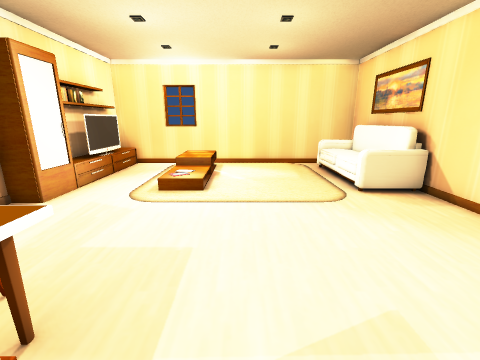
View 1 (above)

13 first-person views from a walk through a 3-D level made in the Unity game engine. The camera is 1.2 m above the floor, tilts 14° down and sees 90° across. The floor is counted in squares, 0.5 m on a side. Each view is taken from the middle of a square. On the plan, view 1 faces up. The plan holds only what a view shows up to about 17 squares ahead; the rest is blank. Some animated figures are not drawn.

View 2
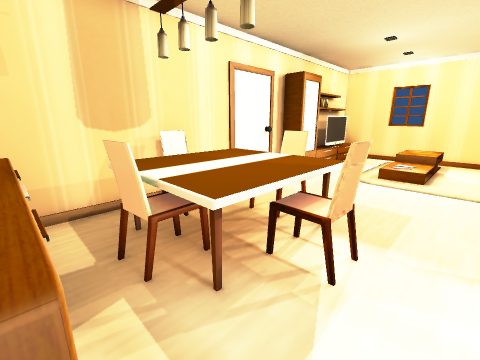

View 3
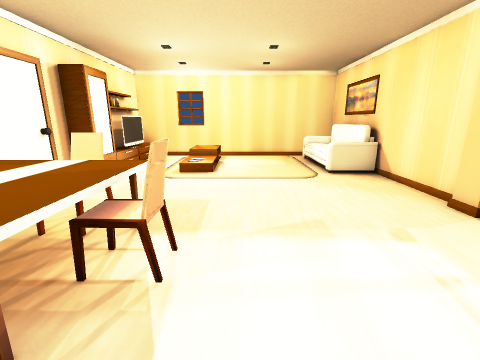

View 4
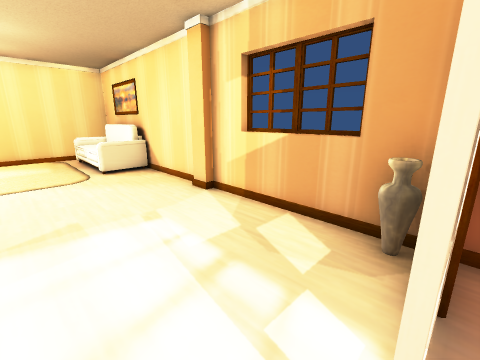

View 5
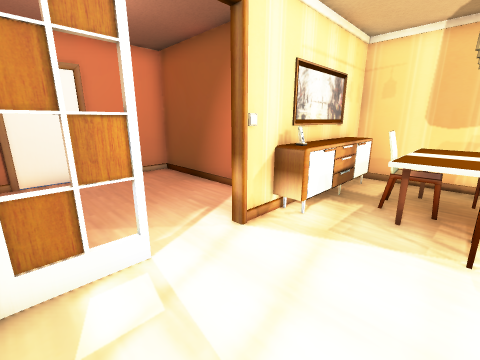

View 6
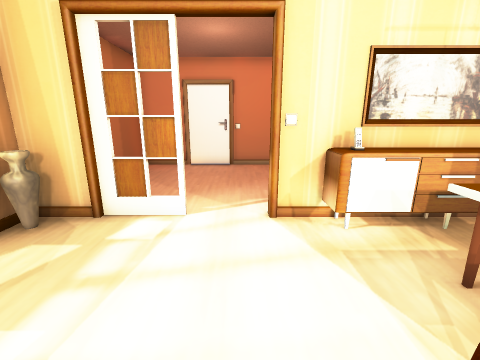

View 7
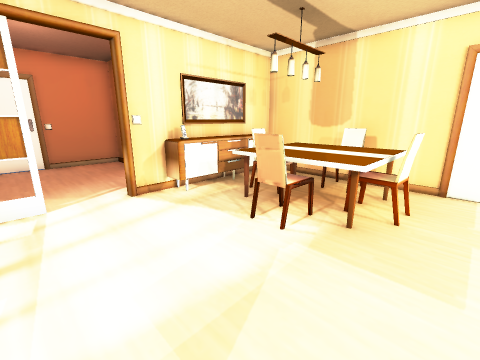

View 8
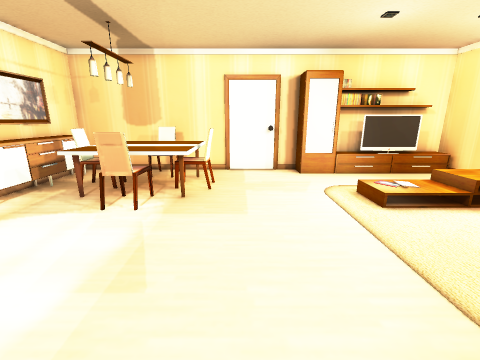

View 9
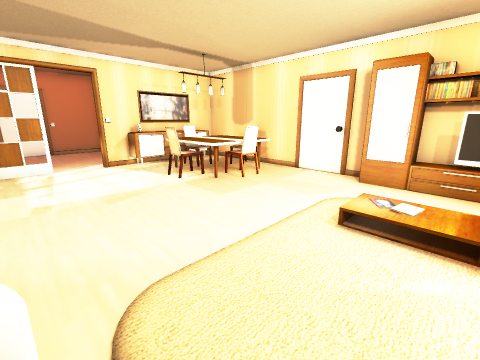

View 10
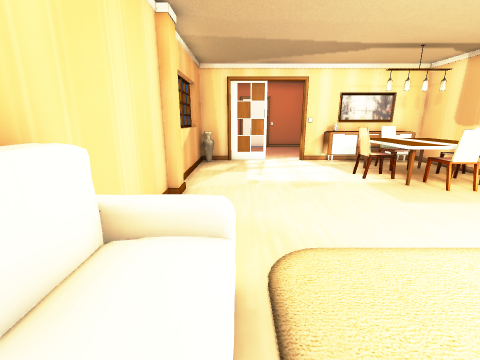

View 11
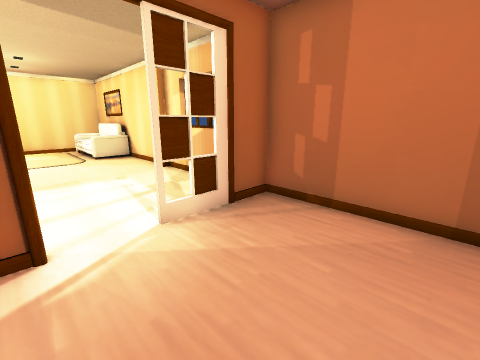

View 12
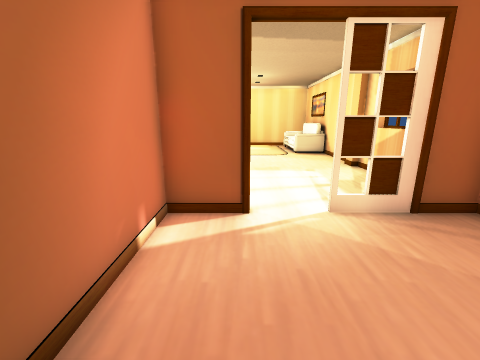

View 13
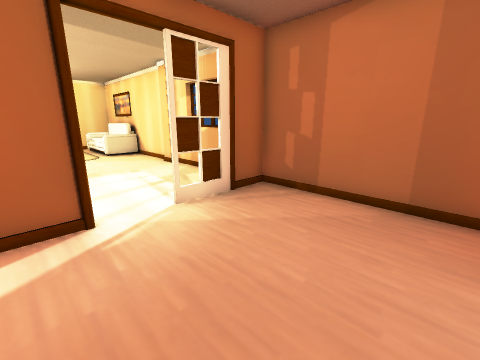

### Floor plan
Key: @ floor where view 1 was taken; # wall or solid block; . main floor; : floor 0.25 m higher than the main floor; + floor 0.5 m higher than the main floor; / step, stairs or slope; = window, fence, low wall or low ledge; ^ raised ledge; T table; H thing the floor can be seen under or through; O other object.
Columns run from 7 left of view 1 to 7 right of it. Each row starts with its distance up from view 1.
 14 ####=########
 13 #O.. /.    =##
 12 ##../+.    O##
 11 ##../+.    .O#
 10 ##../:.    .O#
  9 ##../:.    .O#
  8 ##..//.    ==#
  7 ##...........#
  6 #............#
  5 #............#
  4 #............#
  3 #..##........#
  2 #TTTTT.......#
  1 ##TTTT#......##
  0 #TTTTT#@.....=#
 -1 #TTTTT.......=#
 -2 #..##........##
 -3 #^^^^^^......#
 -4 ##^^^^##.HHHH#
 -5      #.......#
 -6      #.......#
 -7      #.......#
 -8      #.......#
 -9      #.......#
-10      #.......#
-11      #########

Positions as (right, up) in squares from view 1, and headings:
1: (0, 0), facing up
2: (0, -3), facing up-left
3: (0, -3), facing up
4: (1, -4), facing up-right
5: (4, 0), facing down-left
6: (1, 2), facing down
7: (3, 4), facing down-left
8: (5, 4), facing left
9: (4, 10), facing down-left
10: (4, 11), facing down
11: (0, -9), facing up-right
12: (0, -10), facing up
13: (-1, -10), facing up-right
